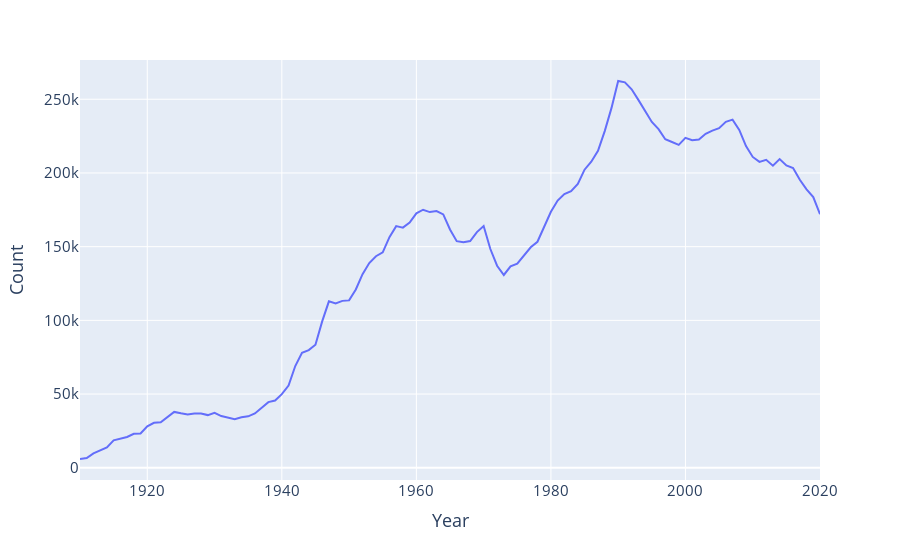

The notebook cell this image was saved under:
### Code cell
fig = px.line(puzzle2, y = "Count")
fig.update_layout(font_size = 15)
